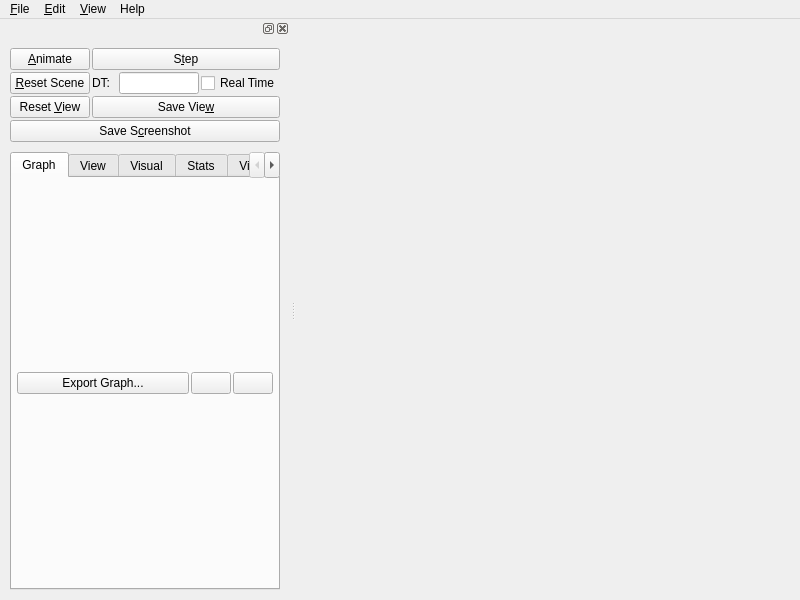
<?xml version="1.0" encoding="UTF-8"?>
<ui version="4.0">
 <exportmacro>SOFA_SOFAGUIQT_API</exportmacro>
 <class>GUI</class>
 <widget class="QMainWindow" name="GUI">
  <property name="geometry">
   <rect>
    <x>0</x>
    <y>0</y>
    <width>800</width>
    <height>600</height>
   </rect>
  </property>
  <property name="sizePolicy">
   <sizepolicy hsizetype="Minimum" vsizetype="Minimum">
    <horstretch>0</horstretch>
    <verstretch>0</verstretch>
   </sizepolicy>
  </property>
  <property name="minimumSize">
   <size>
    <width>210</width>
    <height>481</height>
   </size>
  </property>
  <property name="acceptDrops">
   <bool>true</bool>
  </property>
  <property name="windowTitle">
   <string>Sofa</string>
  </property>
  <widget class="QWidget" name="widget">
   <property name="sizePolicy">
    <sizepolicy hsizetype="Expanding" vsizetype="Expanding">
     <horstretch>0</horstretch>
     <verstretch>0</verstretch>
    </sizepolicy>
   </property>
   <property name="minimumSize">
    <size>
     <width>0</width>
     <height>0</height>
    </size>
   </property>
   <layout class="QVBoxLayout">
    <property name="sizeConstraint">
     <enum>QLayout::SetNoConstraint</enum>
    </property>
    <property name="leftMargin">
     <number>0</number>
    </property>
    <property name="topMargin">
     <number>0</number>
    </property>
    <property name="rightMargin">
     <number>0</number>
    </property>
    <property name="bottomMargin">
     <number>0</number>
    </property>
    <item>
     <layout class="QHBoxLayout" name="mainWidgetLayout"/>
    </item>
   </layout>
  </widget>
  <widget class="QMenuBar" name="menubar">
   <property name="enabled">
    <bool>true</bool>
   </property>
   <property name="geometry">
    <rect>
     <x>0</x>
     <y>0</y>
     <width>800</width>
     <height>20</height>
    </rect>
   </property>
   <widget class="QMenu" name="fileMenu">
    <property name="title">
     <string>&amp;File</string>
    </property>
    <addaction name="fileNewAction"/>
    <addaction name="fileOpenAction"/>
    <addaction name="fileReloadAction"/>
    <addaction name="fileSaveAction"/>
    <addaction name="fileSaveAsAction"/>
    <addaction name="separator"/>
    <addaction name="separator"/>
    <addaction name="fileExitAction"/>
   </widget>
   <widget class="QMenu" name="editMenu">
    <property name="title">
     <string>&amp;Edit</string>
    </property>
    <addaction name="editRecordDirectoryAction"/>
    <addaction name="editGnuplotDirectoryAction"/>
    <addaction name="separator"/>
    <addaction name="PluginManagerAction"/>
    <addaction name="MouseManagerAction"/>
    <addaction name="VideoRecorderManagerAction"/>
    <addaction name="DataGraphAction"/>
   </widget>
   <widget class="QMenu" name="View">
    <property name="title">
     <string>&amp;View</string>
    </property>
    <addaction name="separator"/>
    <addaction name="separator"/>
    <addaction name="separator"/>
   </widget>
   <widget class="QMenu" name="helpMenu">
    <property name="title">
     <string>Help</string>
    </property>
    <addaction name="separator"/>
    <addaction name="helpShowDocBrowser"/>
    <addaction name="helpAboutAction"/>
   </widget>
   <addaction name="fileMenu"/>
   <addaction name="editMenu"/>
   <addaction name="View"/>
   <addaction name="helpMenu"/>
  </widget>
  <widget class="QDockWidget" name="dockWidget">
   <property name="sizePolicy">
    <sizepolicy hsizetype="Minimum" vsizetype="Expanding">
     <horstretch>0</horstretch>
     <verstretch>0</verstretch>
    </sizepolicy>
   </property>
   <property name="minimumSize">
    <size>
     <width>200</width>
     <height>551</height>
    </size>
   </property>
   <attribute name="dockWidgetArea">
    <number>1</number>
   </attribute>
   <widget class="QWidget" name="dockWidgetContents">
    <property name="sizePolicy">
     <sizepolicy hsizetype="Minimum" vsizetype="Expanding">
      <horstretch>0</horstretch>
      <verstretch>0</verstretch>
     </sizepolicy>
    </property>
    <property name="minimumSize">
     <size>
      <width>200</width>
      <height>0</height>
     </size>
    </property>
    <layout class="QHBoxLayout" name="horizontalLayout">
     <item>
      <widget class="QWidget" name="optionTabs" native="true">
       <property name="enabled">
        <bool>true</bool>
       </property>
       <property name="sizePolicy">
        <sizepolicy hsizetype="Expanding" vsizetype="Expanding">
         <horstretch>0</horstretch>
         <verstretch>0</verstretch>
        </sizepolicy>
       </property>
       <layout class="QVBoxLayout" name="_13">
        <property name="sizeConstraint">
         <enum>QLayout::SetNoConstraint</enum>
        </property>
        <item>
         <layout class="QGridLayout" name="_14">
          <property name="sizeConstraint">
           <enum>QLayout::SetNoConstraint</enum>
          </property>
          <item row="2" column="0">
           <widget class="QPushButton" name="ResetViewButton">
            <property name="enabled">
             <bool>true</bool>
            </property>
            <property name="toolTip">
             <string>Set the camera to initial position and orientation</string>
            </property>
            <property name="text">
             <string>Reset &amp;View</string>
            </property>
            <property name="shortcut">
             <string>Alt+V</string>
            </property>
           </widget>
          </item>
          <item row="0" column="0">
           <widget class="QPushButton" name="startButton">
            <property name="toolTip">
             <string>Launch the Simulation</string>
            </property>
            <property name="text">
             <string>&amp;Animate</string>
            </property>
            <property name="shortcut">
             <string>Alt+A</string>
            </property>
            <property name="checkable">
             <bool>true</bool>
            </property>
           </widget>
          </item>
          <item row="2" column="1">
           <widget class="QPushButton" name="SaveViewButton">
            <property name="enabled">
             <bool>true</bool>
            </property>
            <property name="toolTip">
             <string>Save the position and orientation of the camera</string>
            </property>
            <property name="text">
             <string>Save Vie&amp;w</string>
            </property>
            <property name="shortcut">
             <string>Alt+W</string>
            </property>
           </widget>
          </item>
          <item row="1" column="0">
           <widget class="QPushButton" name="ResetSceneButton">
            <property name="enabled">
             <bool>true</bool>
            </property>
            <property name="toolTip">
             <string>Reset the Simulation  (t=0)</string>
            </property>
            <property name="text">
             <string>&amp;Reset Scene</string>
            </property>
            <property name="shortcut">
             <string>Alt+R</string>
            </property>
           </widget>
          </item>
          <item row="0" column="1">
           <widget class="QPushButton" name="stepButton">
            <property name="toolTip">
             <string>Compute the simulation at time t+DT</string>
            </property>
            <property name="text">
             <string>S&amp;tep</string>
            </property>
            <property name="shortcut">
             <string>Alt+T</string>
            </property>
            <property name="autoRepeat">
             <bool>true</bool>
            </property>
           </widget>
          </item>
          <item row="3" column="0" colspan="2">
           <widget class="QPushButton" name="screenshotButton">
            <property name="text">
             <string>Save S&amp;creenshot</string>
            </property>
            <property name="shortcut">
             <string>Alt+C</string>
            </property>
           </widget>
          </item>
          <item row="1" column="1">
           <layout class="QHBoxLayout" name="_15">
            <property name="sizeConstraint">
             <enum>QLayout::SetNoConstraint</enum>
            </property>
            <item>
             <widget class="QLabel" name="dtLabel">
              <property name="text">
               <string>DT:</string>
              </property>
              <property name="wordWrap">
               <bool>false</bool>
              </property>
             </widget>
            </item>
            <item>
             <widget class="QLineEdit" name="dtEdit">
              <property name="sizePolicy">
               <sizepolicy hsizetype="Expanding" vsizetype="Fixed">
                <horstretch>0</horstretch>
                <verstretch>0</verstretch>
               </sizepolicy>
              </property>
              <property name="minimumSize">
               <size>
                <width>20</width>
                <height>0</height>
               </size>
              </property>
              <property name="maximumSize">
               <size>
                <width>80</width>
                <height>32767</height>
               </size>
              </property>
             </widget>
            </item>
            <item>
             <widget class="QCheckBox" name="realTimeCheckBox">
              <property name="toolTip">
               <string>Use the duration of the previous simulation step as the next DT</string>
              </property>
              <property name="text">
               <string>Real Time</string>
              </property>
             </widget>
            </item>
           </layout>
          </item>
         </layout>
        </item>
        <item>
         <spacer name="spacer_tab">
          <property name="orientation">
           <enum>Qt::Vertical</enum>
          </property>
          <property name="sizeType">
           <enum>QSizePolicy::Fixed</enum>
          </property>
          <property name="sizeHint" stdset="0">
           <size>
            <width>20</width>
            <height>8</height>
           </size>
          </property>
         </spacer>
        </item>
        <item>
         <widget class="QTabWidget" name="tabs">
          <property name="sizePolicy">
           <sizepolicy hsizetype="Expanding" vsizetype="Expanding">
            <horstretch>0</horstretch>
            <verstretch>0</verstretch>
           </sizepolicy>
          </property>
          <property name="minimumSize">
           <size>
            <width>200</width>
            <height>0</height>
           </size>
          </property>
          <property name="currentIndex">
           <number>0</number>
          </property>
          <widget class="QWidget" name="TabGraph">
           <attribute name="title">
            <string>Graph</string>
           </attribute>
           <layout class="QVBoxLayout" name="_19">
            <item>
             <layout class="QHBoxLayout" name="horizontalLayout_2">
              <item>
               <widget class="QPushButton" name="ExportGraphButton">
                <property name="sizePolicy">
                 <sizepolicy hsizetype="Expanding" vsizetype="Fixed">
                  <horstretch>0</horstretch>
                  <verstretch>0</verstretch>
                 </sizepolicy>
                </property>
                <property name="text">
                 <string>Export Graph...</string>
                </property>
                <property name="icon">
                 <iconset>
                  <normaloff>image1</normaloff>image1</iconset>
                </property>
                <property name="shortcut">
                 <string>Alt+X</string>
                </property>
               </widget>
              </item>
              <item>
               <widget class="QPushButton" name="CollapseAllButton">
                <property name="toolTip">
                 <string>Collapse All</string>
                </property>
                <property name="styleSheet">
                 <string notr="true"/>
                </property>
                <property name="text">
                 <string/>
                </property>
               </widget>
              </item>
              <item>
               <widget class="QPushButton" name="ExpandAllButton">
                <property name="toolTip">
                 <string>Expand All</string>
                </property>
                <property name="styleSheet">
                 <string notr="true"/>
                </property>
                <property name="text">
                 <string/>
                </property>
               </widget>
              </item>
             </layout>
            </item>
           </layout>
          </widget>
          <widget class="QWidget" name="tabView">
           <property name="sizePolicy">
            <sizepolicy hsizetype="Expanding" vsizetype="Expanding">
             <horstretch>0</horstretch>
             <verstretch>0</verstretch>
            </sizepolicy>
           </property>
           <attribute name="title">
            <string>View</string>
           </attribute>
           <layout class="QGridLayout" name="gridLayout1">
            <item row="2" column="0">
             <layout class="QGridLayout" name="_17">
              <item row="1" column="0">
               <layout class="QGridLayout" name="_18">
                <item row="0" column="2">
                 <spacer name="spacer8">
                  <property name="orientation">
                   <enum>Qt::Horizontal</enum>
                  </property>
                  <property name="sizeType">
                   <enum>QSizePolicy::Ignored</enum>
                  </property>
                  <property name="sizeHint" stdset="0">
                   <size>
                    <width>0</width>
                    <height>16</height>
                   </size>
                  </property>
                 </spacer>
                </item>
                <item row="0" column="1">
                 <widget class="QLabel" name="pixmapLabel1">
                  <property name="sizePolicy">
                   <sizepolicy hsizetype="Fixed" vsizetype="Fixed">
                    <horstretch>0</horstretch>
                    <verstretch>0</verstretch>
                   </sizepolicy>
                  </property>
                  <property name="toolTip">
                   <string>http://sofa-framework.org</string>
                  </property>
                  <property name="pixmap">
                   <pixmap>image0</pixmap>
                  </property>
                  <property name="scaledContents">
                   <bool>true</bool>
                  </property>
                  <property name="wordWrap">
                   <bool>false</bool>
                  </property>
                 </widget>
                </item>
                <item row="0" column="0">
                 <spacer name="spacer7">
                  <property name="orientation">
                   <enum>Qt::Horizontal</enum>
                  </property>
                  <property name="sizeType">
                   <enum>QSizePolicy::Ignored</enum>
                  </property>
                  <property name="sizeHint" stdset="0">
                   <size>
                    <width>0</width>
                    <height>16</height>
                   </size>
                  </property>
                 </spacer>
                </item>
               </layout>
              </item>
             </layout>
            </item>
           </layout>
          </widget>
          <widget class="QWidget" name="TabVisualGraph">
           <attribute name="title">
            <string>Visual</string>
           </attribute>
           <layout class="QVBoxLayout" name="_20">
            <item>
             <widget class="QPushButton" name="ExportVisualGraphButton">
              <property name="text">
               <string>E&amp;xport Graph...</string>
              </property>
              <property name="icon">
               <iconset>
                <normaloff>image1</normaloff>image1</iconset>
              </property>
              <property name="shortcut">
               <string>Alt+X</string>
              </property>
             </widget>
            </item>
           </layout>
          </widget>
          <widget class="QWidget" name="TabStats">
           <attribute name="title">
            <string>Stats</string>
           </attribute>
           <layout class="QVBoxLayout" name="_21">
            <item>
             <widget class="QCheckBox" name="dumpStateCheckBox">
              <property name="toolTip">
               <string comment="This is used to plut curves fter a simulation">Record the state at each time step in file &quot;dumpState.data&quot;</string>
              </property>
              <property name="text">
               <string>Dump State</string>
              </property>
             </widget>
            </item>
            <item>
             <widget class="QCheckBox" name="displayComputationTimeCheckBox">
              <property name="toolTip">
               <string>Display information about the time spent at each branch of the graph</string>
              </property>
              <property name="text">
               <string>Log Time</string>
              </property>
             </widget>
            </item>
            <item>
             <widget class="QCheckBox" name="exportGnuplotFilesCheckbox">
              <property name="toolTip">
               <string>Create gnuplot files for each named element of the simulation</string>
              </property>
              <property name="text">
               <string>Export state as gnuplot files</string>
              </property>
             </widget>
            </item>
            <item>
             <widget class="QCheckBox" name="exportVisitorCheckbox">
              <property name="toolTip">
               <string>Open a Dialog showing a trace of the execution and time spent</string>
              </property>
              <property name="text">
               <string>Trace Visitor and Component execution</string>
              </property>
             </widget>
            </item>
            <item>
             <widget class="QCheckBox" name="displayTimeProfiler">
              <property name="text">
               <string>Display AdvancedTimer profiler</string>
              </property>
             </widget>
            </item>
           </layout>
          </widget>
          <widget class="QWidget" name="TabPage">
           <attribute name="title">
            <string>Viewer</string>
           </attribute>
           <layout class="QVBoxLayout" name="_22">
            <item>
             <layout class="QHBoxLayout" name="_23">
              <property name="spacing">
               <number>0</number>
              </property>
              <item>
               <spacer name="spacer5_3_3">
                <property name="orientation">
                 <enum>Qt::Horizontal</enum>
                </property>
                <property name="sizeType">
                 <enum>QSizePolicy::Expanding</enum>
                </property>
                <property name="sizeHint" stdset="0">
                 <size>
                  <width>10</width>
                  <height>2</height>
                 </size>
                </property>
               </spacer>
              </item>
              <item>
               <widget class="QSpinBox" name="sizeW">
                <property name="maximum">
                 <number>30000</number>
                </property>
                <property name="value">
                 <number>800</number>
                </property>
               </widget>
              </item>
              <item>
               <widget class="QLabel" name="textLabel_sizeX">
                <property name="sizePolicy">
                 <sizepolicy hsizetype="Fixed" vsizetype="Preferred">
                  <horstretch>0</horstretch>
                  <verstretch>0</verstretch>
                 </sizepolicy>
                </property>
                <property name="text">
                 <string>&lt;p align=&quot;center&quot;&gt;x&lt;/p&gt;</string>
                </property>
                <property name="wordWrap">
                 <bool>false</bool>
                </property>
               </widget>
              </item>
              <item>
               <widget class="QSpinBox" name="sizeH">
                <property name="maximum">
                 <number>30000</number>
                </property>
                <property name="value">
                 <number>600</number>
                </property>
               </widget>
              </item>
              <item>
               <spacer name="spacer5_3_2_3">
                <property name="orientation">
                 <enum>Qt::Horizontal</enum>
                </property>
                <property name="sizeType">
                 <enum>QSizePolicy::Expanding</enum>
                </property>
                <property name="sizeHint" stdset="0">
                 <size>
                  <width>10</width>
                  <height>2</height>
                 </size>
                </property>
               </spacer>
              </item>
             </layout>
            </item>
            <item>
             <widget class="QTextBrowser" name="textEdit1"/>
            </item>
           </layout>
          </widget>
         </widget>
        </item>
       </layout>
      </widget>
     </item>
    </layout>
   </widget>
  </widget>
  <action name="fileNewAction">
   <property name="icon">
    <iconset>
     <normaloff>image2</normaloff>image2</iconset>
   </property>
   <property name="text">
    <string>&amp;New</string>
   </property>
   <property name="iconText">
    <string>New</string>
   </property>
   <property name="shortcut">
    <string>Ctrl+N</string>
   </property>
   <property name="name" stdset="0">
    <cstring>fileNewAction</cstring>
   </property>
  </action>
  <action name="fileOpenAction">
   <property name="icon">
    <iconset>
     <normaloff>image3</normaloff>image3</iconset>
   </property>
   <property name="text">
    <string>&amp;Open...</string>
   </property>
   <property name="iconText">
    <string>Open</string>
   </property>
   <property name="shortcut">
    <string>Ctrl+O</string>
   </property>
   <property name="name" stdset="0">
    <cstring>fileOpenAction</cstring>
   </property>
  </action>
  <action name="fileReloadAction">
   <property name="text">
    <string>&amp;Reload</string>
   </property>
   <property name="iconText">
    <string>Reload</string>
   </property>
   <property name="shortcut">
    <string>Ctrl+R</string>
   </property>
   <property name="name" stdset="0">
    <cstring>fileReloadAction</cstring>
   </property>
  </action>
  <action name="fileSaveAction">
   <property name="enabled">
    <bool>true</bool>
   </property>
   <property name="icon">
    <iconset>
     <normaloff>image4</normaloff>image4</iconset>
   </property>
   <property name="text">
    <string>&amp;Save</string>
   </property>
   <property name="iconText">
    <string>Save</string>
   </property>
   <property name="shortcut">
    <string>Ctrl+S</string>
   </property>
   <property name="name" stdset="0">
    <cstring>fileSaveAction</cstring>
   </property>
  </action>
  <action name="fileSaveAsAction">
   <property name="text">
    <string>Save &amp;As...</string>
   </property>
   <property name="iconText">
    <string>Save As</string>
   </property>
   <property name="shortcut">
    <string/>
   </property>
   <property name="name" stdset="0">
    <cstring>fileSaveAsAction</cstring>
   </property>
  </action>
  <action name="fileExitAction">
   <property name="text">
    <string>E&amp;xit</string>
   </property>
   <property name="iconText">
    <string>Exit</string>
   </property>
   <property name="shortcut">
    <string/>
   </property>
   <property name="name" stdset="0">
    <cstring>fileExitAction</cstring>
   </property>
  </action>
  <action name="helpAboutAction">
   <property name="enabled">
    <bool>true</bool>
   </property>
   <property name="text">
    <string>&amp;About</string>
   </property>
   <property name="iconText">
    <string>About</string>
   </property>
   <property name="shortcut">
    <string/>
   </property>
   <property name="iconVisibleInMenu">
    <bool>false</bool>
   </property>
   <property name="name" stdset="0">
    <cstring>helpAboutAction</cstring>
   </property>
  </action>
  <action name="ViewerAction">
   <property name="iconText">
    <string>Viewer</string>
   </property>
   <property name="name" stdset="0">
    <cstring>ViewerAction</cstring>
   </property>
  </action>
  <action name="editRecordDirectoryAction">
   <property name="text">
    <string>Record Directory...</string>
   </property>
   <property name="iconText">
    <string>Record Directory...</string>
   </property>
   <property name="name" stdset="0">
    <cstring>editRecordDirectoryAction</cstring>
   </property>
  </action>
  <action name="editGnuplotDirectoryAction">
   <property name="text">
    <string>Gnuplot Directory...</string>
   </property>
   <property name="iconText">
    <string>Gnuplot Directory...</string>
   </property>
   <property name="name" stdset="0">
    <cstring>editGnuplotDirectoryAction</cstring>
   </property>
  </action>
  <action name="PluginManagerAction">
   <property name="text">
    <string>Plugin Manager...</string>
   </property>
   <property name="iconText">
    <string>Plugin Manager...</string>
   </property>
   <property name="name" stdset="0">
    <cstring>PluginManagerAction</cstring>
   </property>
  </action>
  <action name="MouseManagerAction">
   <property name="text">
    <string>Mouse Manager...</string>
   </property>
   <property name="iconText">
    <string>Mouse Manager...</string>
   </property>
   <property name="name" stdset="0">
    <cstring>MouseManagerAction</cstring>
   </property>
  </action>
  <action name="Action">
   <property name="iconText">
    <string>Recently Opened Files...</string>
   </property>
   <property name="name" stdset="0">
    <cstring>Action</cstring>
   </property>
  </action>
  <action name="TestAction">
   <property name="text">
    <string>Test</string>
   </property>
   <property name="iconText">
    <string>Test</string>
   </property>
   <property name="name" stdset="0">
    <cstring>TestAction</cstring>
   </property>
  </action>
  <action name="VideoRecorderManagerAction">
   <property name="text">
    <string>Video Recorder Manager...</string>
   </property>
   <property name="iconText">
    <string>Video Recorder Manager...</string>
   </property>
   <property name="name" stdset="0">
    <cstring>VideoRecorderManagerAction</cstring>
   </property>
  </action>
  <action name="helpShowDocBrowser">
   <property name="checkable">
    <bool>false</bool>
   </property>
   <property name="text">
    <string>Show doc browser</string>
   </property>
   <property name="iconVisibleInMenu">
    <bool>false</bool>
   </property>
  </action>
  <action name="DataGraphAction">
   <property name="text">
    <string>Data Graph...</string>
   </property>
   <property name="toolTip">
    <string>Data Graph Window</string>
   </property>
  </action>
 </widget>
 <layoutdefault spacing="2" margin="5"/>
 <includes>
  <include location="local">sofa/gui/qt/config.h</include>
 </includes>
 <resources/>
 <connections>
  <connection>
   <sender>fileNewAction</sender>
   <signal>triggered()</signal>
   <receiver>GUI</receiver>
   <slot>fileNew()</slot>
   <hints>
    <hint type="sourcelabel">
     <x>-1</x>
     <y>-1</y>
    </hint>
    <hint type="destinationlabel">
     <x>20</x>
     <y>20</y>
    </hint>
   </hints>
  </connection>
  <connection>
   <sender>fileOpenAction</sender>
   <signal>triggered()</signal>
   <receiver>GUI</receiver>
   <slot>popupOpenFileSelector()</slot>
   <hints>
    <hint type="sourcelabel">
     <x>-1</x>
     <y>-1</y>
    </hint>
    <hint type="destinationlabel">
     <x>20</x>
     <y>20</y>
    </hint>
   </hints>
  </connection>
  <connection>
   <sender>fileReloadAction</sender>
   <signal>triggered()</signal>
   <receiver>GUI</receiver>
   <slot>fileReload()</slot>
   <hints>
    <hint type="sourcelabel">
     <x>-1</x>
     <y>-1</y>
    </hint>
    <hint type="destinationlabel">
     <x>20</x>
     <y>20</y>
    </hint>
   </hints>
  </connection>
  <connection>
   <sender>fileSaveAction</sender>
   <signal>triggered()</signal>
   <receiver>GUI</receiver>
   <slot>fileSave()</slot>
   <hints>
    <hint type="sourcelabel">
     <x>-1</x>
     <y>-1</y>
    </hint>
    <hint type="destinationlabel">
     <x>20</x>
     <y>20</y>
    </hint>
   </hints>
  </connection>
  <connection>
   <sender>fileSaveAsAction</sender>
   <signal>triggered()</signal>
   <receiver>GUI</receiver>
   <slot>fileSaveAs()</slot>
   <hints>
    <hint type="sourcelabel">
     <x>-1</x>
     <y>-1</y>
    </hint>
    <hint type="destinationlabel">
     <x>20</x>
     <y>20</y>
    </hint>
   </hints>
  </connection>
  <connection>
   <sender>fileExitAction</sender>
   <signal>triggered()</signal>
   <receiver>GUI</receiver>
   <slot>fileExit()</slot>
   <hints>
    <hint type="sourcelabel">
     <x>-1</x>
     <y>-1</y>
    </hint>
    <hint type="destinationlabel">
     <x>20</x>
     <y>20</y>
    </hint>
   </hints>
  </connection>
  <connection>
   <sender>editRecordDirectoryAction</sender>
   <signal>triggered()</signal>
   <receiver>GUI</receiver>
   <slot>editRecordDirectory()</slot>
   <hints>
    <hint type="sourcelabel">
     <x>-1</x>
     <y>-1</y>
    </hint>
    <hint type="destinationlabel">
     <x>20</x>
     <y>20</y>
    </hint>
   </hints>
  </connection>
  <connection>
   <sender>PluginManagerAction</sender>
   <signal>triggered()</signal>
   <receiver>GUI</receiver>
   <slot>showPluginManager()</slot>
   <hints>
    <hint type="sourcelabel">
     <x>-1</x>
     <y>-1</y>
    </hint>
    <hint type="destinationlabel">
     <x>20</x>
     <y>20</y>
    </hint>
   </hints>
  </connection>
  <connection>
   <sender>MouseManagerAction</sender>
   <signal>triggered()</signal>
   <receiver>GUI</receiver>
   <slot>showMouseManager()</slot>
   <hints>
    <hint type="sourcelabel">
     <x>-1</x>
     <y>-1</y>
    </hint>
    <hint type="destinationlabel">
     <x>20</x>
     <y>20</y>
    </hint>
   </hints>
  </connection>
  <connection>
   <sender>DataGraphAction</sender>
   <signal>triggered()</signal>
   <receiver>GUI</receiver>
   <slot>showWindowDataGraph()</slot>
   <hints>
    <hint type="sourcelabel">
     <x>-1</x>
     <y>-1</y>
    </hint>
    <hint type="destinationlabel">
     <x>20</x>
     <y>20</y>
    </hint>
   </hints>
  </connection>
  <connection>
   <sender>editGnuplotDirectoryAction</sender>
   <signal>triggered()</signal>
   <receiver>GUI</receiver>
   <slot>editGnuplotDirectory()</slot>
   <hints>
    <hint type="sourcelabel">
     <x>-1</x>
     <y>-1</y>
    </hint>
    <hint type="destinationlabel">
     <x>20</x>
     <y>20</y>
    </hint>
   </hints>
  </connection>
  <connection>
   <sender>VideoRecorderManagerAction</sender>
   <signal>triggered()</signal>
   <receiver>GUI</receiver>
   <slot>showVideoRecorderManager()</slot>
   <hints>
    <hint type="sourcelabel">
     <x>-1</x>
     <y>-1</y>
    </hint>
    <hint type="destinationlabel">
     <x>20</x>
     <y>20</y>
    </hint>
   </hints>
  </connection>
  <connection>
   <sender>helpShowDocBrowser</sender>
   <signal>triggered()</signal>
   <receiver>GUI</receiver>
   <slot>showDocBrowser()</slot>
   <hints>
    <hint type="sourcelabel">
     <x>-1</x>
     <y>-1</y>
    </hint>
    <hint type="destinationlabel">
     <x>399</x>
     <y>299</y>
    </hint>
   </hints>
  </connection>
 </connections>
 <slots>
  <slot>showDocBrowser()</slot>
  <slot>fileNew()</slot>
  <slot>popupOpenFileSelector()</slot>
  <slot>fileReload()</slot>
  <slot>fileSave()</slot>
  <slot>fileSaveAs()</slot>
  <slot>fileExit()</slot>
  <slot>editRecordDirectory()</slot>
  <slot>showPluginManager()</slot>
  <slot>showMouseManager()</slot>
  <slot>showWindowDataGraph()</slot>
  <slot>editGnuplotDirectory()</slot>
  <slot>showVideoRecorderManager()</slot>
 </slots>
</ui>
